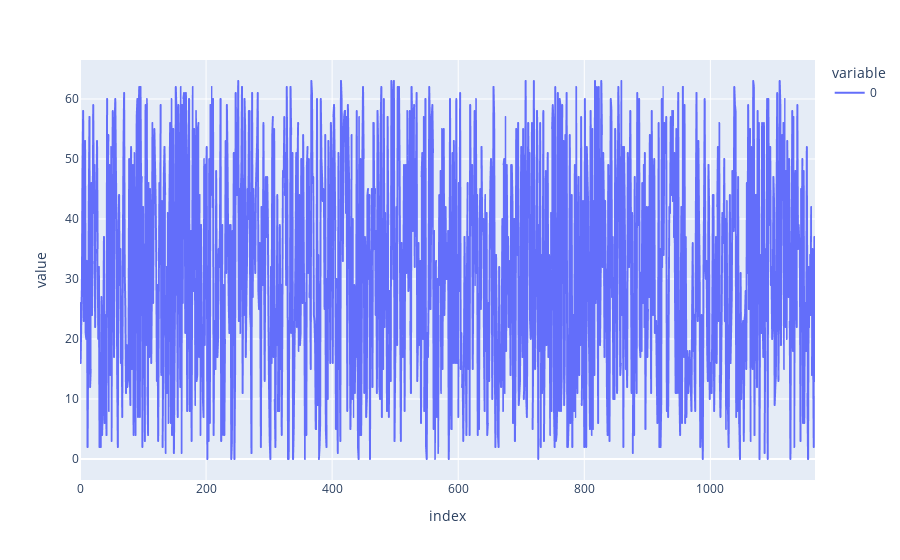

The cell this chart's notebook holds for it:
### Code cell
px.line(deci_ext_key_arr)

### Figure 1 — Plotly figure (JSON) as saved in the notebook; plotly's stock layout.template omitted (floating-point values rounded to 4 significant figures; data arrays with more than 128 entries replaced by an {"elided": "..."} marker saying what was removed)
{"data": [{"hovertemplate": "variable=0<br>index=%{x}<br>value=%{y}<extra></extra>", "legendgroup": "0", "line": {"color": "#636efa", "dash": "solid"}, "marker": {"symbol": "circle"}, "mode": "lines", "name": "0", "showlegend": true, "type": "scattergl", "x": {"elided": "1167 int values"}, "xaxis": "x", "y": {"elided": "1167 int values"}, "yaxis": "y"}], "layout": {"legend": {"title": {"text": "variable"}, "tracegroupgap": 0}, "margin": {"t": 60}, "xaxis": {"anchor": "y", "domain": [0, 1], "title": {"text": "index"}}, "yaxis": {"anchor": "x", "domain": [0, 1], "title": {"text": "value"}}}}
